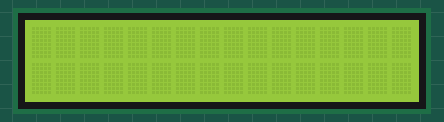
Simulated run of this sketch. Board: Arduino Uno, built with avr-gcc and run on an emulated ATmega328P. Parts: 16×2 character LCD.

Above: at 0.1 s.
At 1.1 s:
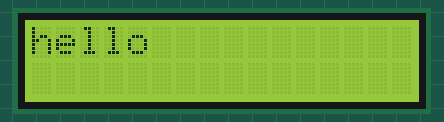

Measured:
- what the display in image 1 shows lasts 1.0 s, from 1.1 s to 2.1 s

The sketch:

lcd.ino
```cpp
// include the library code:
#include <LiquidCrystal.h>

// initialize the library by associating any needed LCD interface pin
// with the arduino pin number it is connected to
const int rs = 12, en = 11, d4 = 5, d5 = 4, d6 = 3, d7 = 2;
LiquidCrystal lcd(rs, en, d4, d5, d6, d7);

void setup() {
  // set up the LCD's number of columns and rows:
  lcd.begin(16, 2);
  // Print a message to the LCD.
  lcd.print("hello");
}

void loop() {
  // Turn off the display:
  lcd.noDisplay();
  delay(1000);
  // Turn on the display:
  lcd.display();
  delay(1000);
}
```
